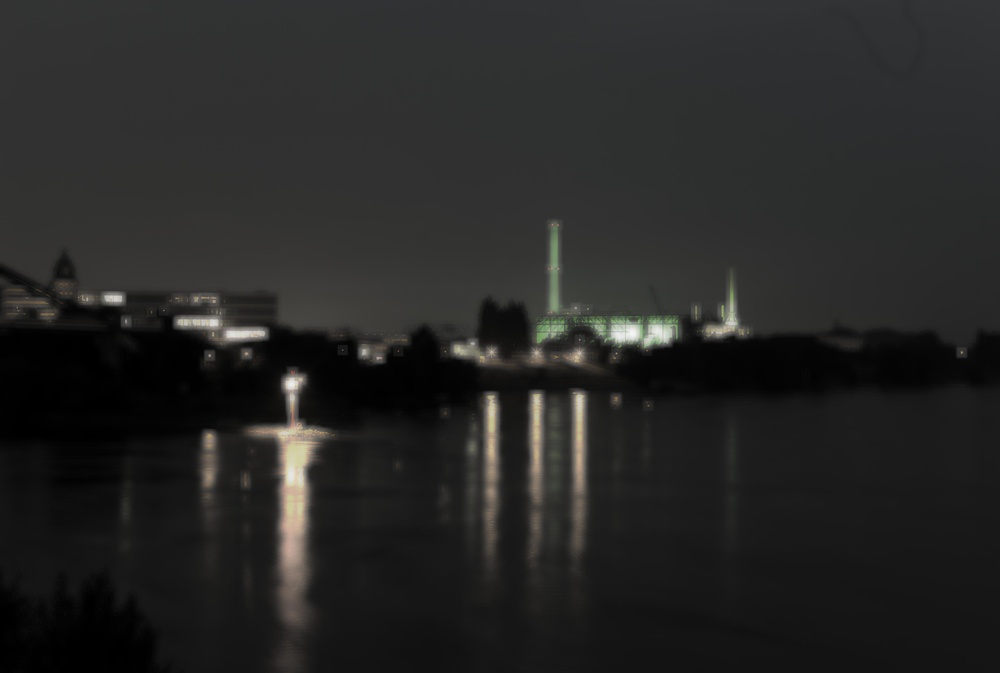
#> input picture output/pipeline_with_soften_output.jpg, 1000 x 673 px, shrunk from 3920 x 2638 before the run
$ python diffuse.py
#> lines starting #> are read from the running program, lines starting #| are printed output that depends on the picture
#> further down, image is the input picture: shape (673, 1000, 3); mean R, G, B 38.3, 38.4, 37.4

import numpy as np
from scipy.ndimage import convolve
from skimage.feature import structure_tensor
import imageio.v2 as imageio
import os

class Diffuse():
    """
    Simulates anisotropic diffusion to create effects like bloom, blur, or sharpening.
    This implementation uses a diffusion tensor guided by the image's structure
    tensor to achieve true anisotropic behavior (e.g., diffusing along edges).
    """

    def __init__(self, iterations: int = 1, speed: float = 0.5,
                 anisotropy: float = 0.9, edge_sensitivity: float = 0.1):
        """
        Initializes the Diffuse operation.

        Args:
            iterations (int): Number of diffusion iterations. More iterations lead
                              to a stronger, more diffused effect.
            speed (float): The speed of diffusion at each iteration. Range [0, 1].
            anisotropy (float): Controls the direction of diffusion.
                                > 0: Diffuses along edges (isophote).
                                < 0: Diffuses across edges (gradient).
                                = 0: Diffuses uniformly (isotropic).
                                A value near 1.0 is great for edge-preserving blur (bloom).
                                A value near -1.0 can be used for sharpening.
                                Range [-1, 1].
            edge_sensitivity (float): Threshold to detect edges. Lower values
                                      are more sensitive to faint edges.
        """
        self.iterations = iterations
        self.speed = np.clip(speed, 0, 1)
        self.anisotropy = np.clip(anisotropy, -1, 1)
        self.edge_sensitivity = edge_sensitivity

    def process(self, image: np.ndarray) -> np.ndarray:
        """
        Applies the anisotropic diffusion process using a diffusion tensor.
        """
        diffused_image = np.copy(image)

        for channel in range(image.shape[2]):
            img_c = diffused_image[..., channel]

            # 1. Eigendecomposition of the structure tensor
            Axx, Axy, Ayy = structure_tensor(img_c, sigma=1, mode='nearest')

            # Manually construct the structure tensor S for each pixel
            S = np.zeros((image.shape[0], image.shape[1], 2, 2))
            S[..., 0, 0] = Axx
            S[..., 0, 1] = Axy
            S[..., 1, 0] = Axy
            S[..., 1, 1] = Ayy

            evals, vecs = np.linalg.eig(S)

            # Sort eigenvalues and eigenvectors in descending order for consistency
            order = np.argsort(-evals, axis=-1)
            l1 = np.take_along_axis(evals, order, axis=-1)[..., 0]
            v1 = np.take_along_axis(vecs, order[..., None, :], axis=-1)[..., :, 0] # Gradient dir，指向穿过边缘
            v2 = np.take_along_axis(vecs, order[..., None, :], axis=-1)[..., :, 1] # Isophote dir，指向沿着边缘

            # 2. Compute edge-preserving and anisotropic diffusion coefficients
            c = np.exp(-(l1 / (self.edge_sensitivity + 1e-8))**2)

            if self.anisotropy >= 0:
                d_para = c # Diffusion parallel to edge
                d_perp = c * (1 - self.anisotropy) # Diffusion perpendicular to edge
            else: # self.anisotropy < 0
                d_perp = c
                d_para = c * (1 + self.anisotropy)

            # 3. Construct the diffusion tensor D for each pixel
            v1_out_v1 = v1[..., :, None] * v1[..., None, :]
            v2_out_v2 = v2[..., :, None] * v2[..., None, :]
            D = d_perp[..., None, None] * v1_out_v1 + d_para[..., None, None] * v2_out_v2

            # 4. Iteratively apply the diffusion
            img_c_iter = img_c.copy()
            for _ in range(self.iterations):
                grad_y, grad_x = np.gradient(img_c_iter)
                grad_field = np.stack((grad_x, grad_y), axis=-1)

                # 5. Calculate flux using the diffusion tensor
                flux = np.einsum('...ij,...j->...i', D, grad_field)

                flux_x = flux[..., 0]
                flux_y = flux[..., 1]

                _, div_x = np.gradient(flux_x)
                div_y, _ = np.gradient(flux_y)
                divergence = div_x + div_y

                img_c_iter += self.speed * divergence

            diffused_image[..., channel] = img_c_iter
#> this loop made 3 passes
#> pass 1, in process, `Axx, Axy, Ayy = structure_tensor(img_c, sigma=1, mode='nearest')`:
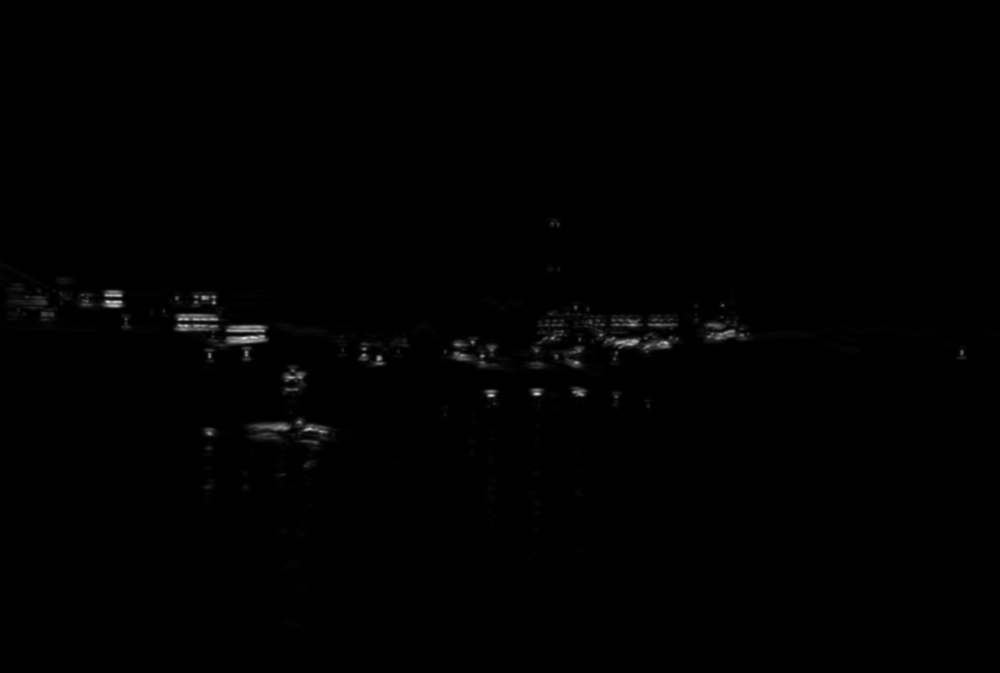
#> Axx: shape (673, 1000) float32; min 0, max 0.865, mean 0.00437
#> pass 1, in process, `Axx, Axy, Ayy = structure_tensor(img_c, sigma=1, mode='nearest')`:
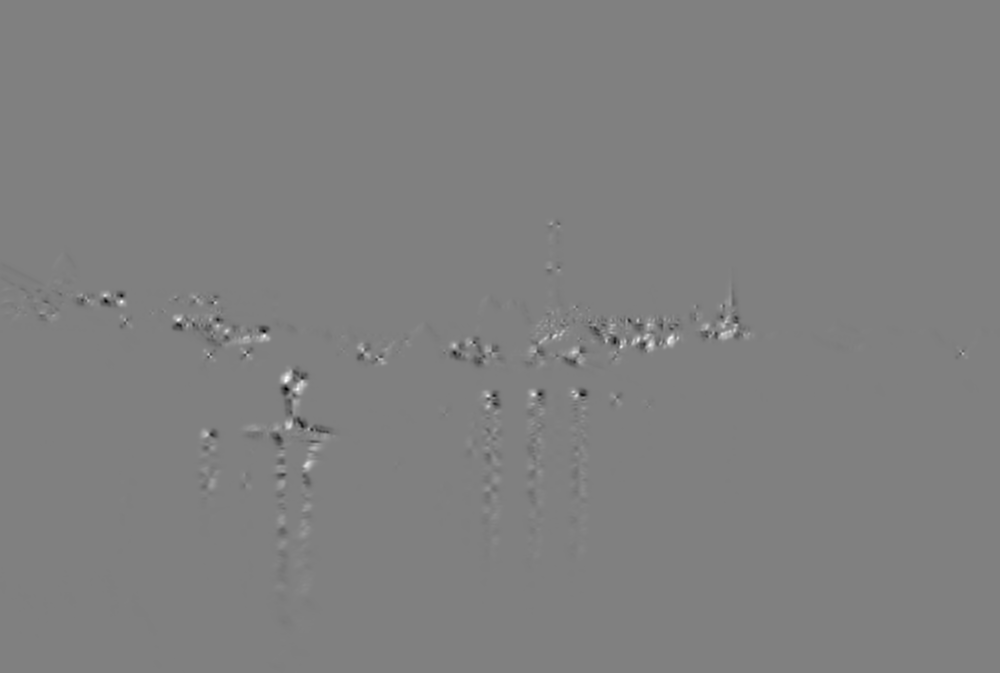
#> Axy: shape (673, 1000) float32; min -0.318, max 0.314, mean 1.13e-05; drawn with min black and max white
#> pass 1, in process, `Axx, Axy, Ayy = structure_tensor(img_c, sigma=1, mode='nearest')`:
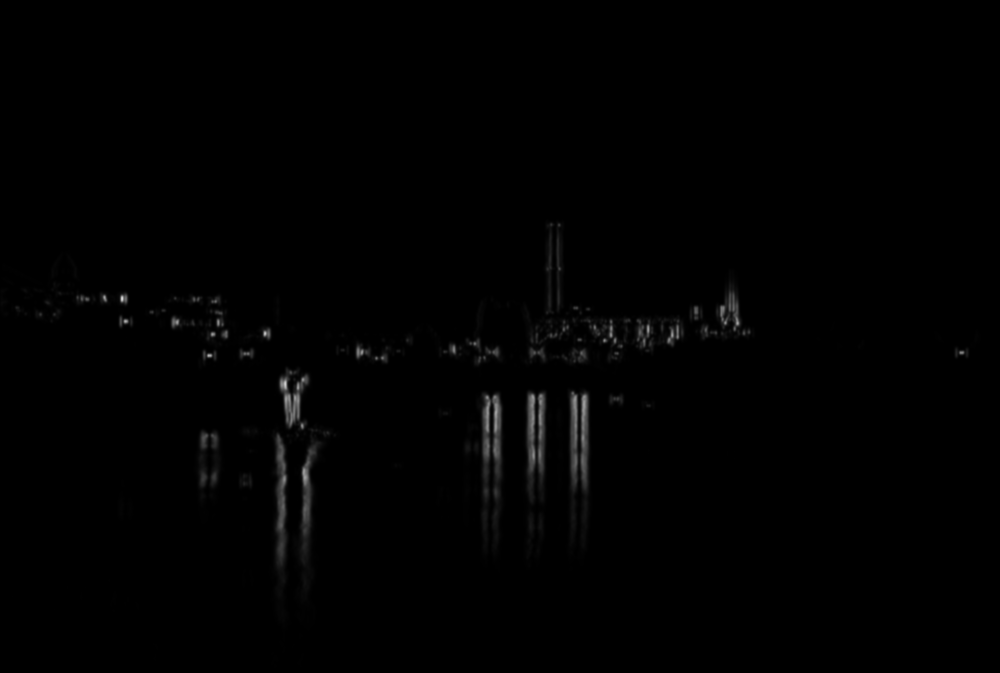
#> Ayy: shape (673, 1000) float32; min 0, max 0.846, mean 0.00589
#> after the loop:
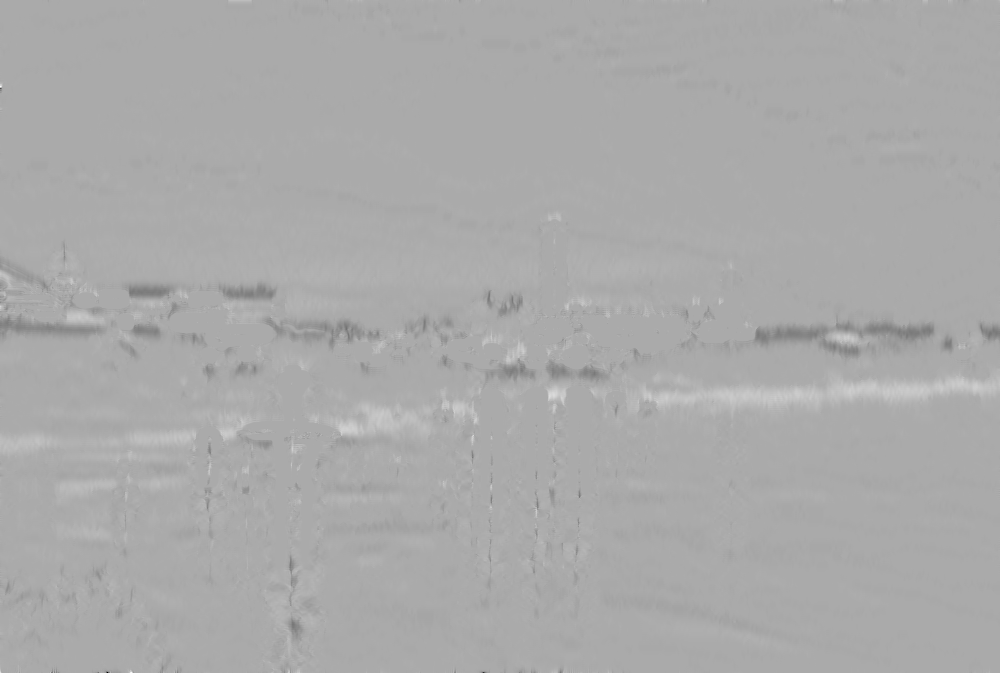
#> flux_y: shape (673, 1000) float64; min -0.0275, max 0.0136, mean -3.34e-05; drawn with min black and max white

        return np.clip(diffused_image, 0, 1)

if __name__ == '__main__':
    print("--- Running Diffuse Module Local Test ---")

    # Setup paths
    base_dir = os.path.dirname(os.path.abspath(__file__))
    project_root = os.path.dirname(base_dir)
    input_path = os.path.join(project_root, 'output', 'pipeline_with_soften_output.jpg')
    output_path = os.path.join(project_root, 'output', 'diffuse_test_output.jpg')

    # Check if input file exists
    if not os.path.exists(input_path):
        print(f"Error: Input file not found at {input_path}")
        print("Please run the main pipeline first to generate an output file.")
    else:
        # Load the image
        print(f"Loading image from: {input_path}")
        image = imageio.imread(input_path)
        image_float = image.astype(np.float32) / 255.0

        # Instantiate the diffuser with parameters for a visible bloom effect
        print("Initializing Diffuse module...")
        diffuser = Diffuse(iterations=20, speed=0.5, anisotropy=0.9, edge_sensitivity=0.02)

        # Process the image
        print("Processing image with anisotropic diffusion...")
        processed_image = diffuser.process(image_float)

        # Save the output
        output_image_uint8 = (np.clip(processed_image, 0, 1) * 255).astype(np.uint8)
        imageio.imwrite(output_path, output_image_uint8)
        print(f"--- Test complete. Image saved to: {output_path} ---")
